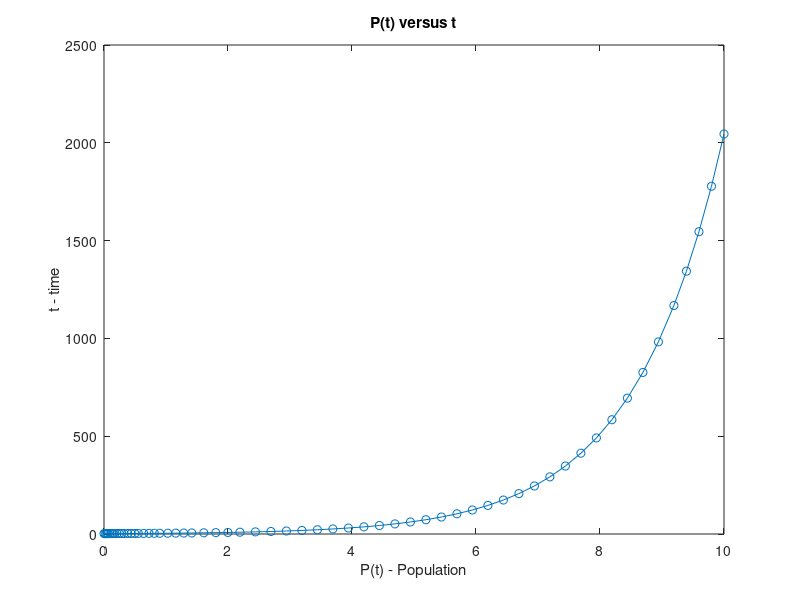
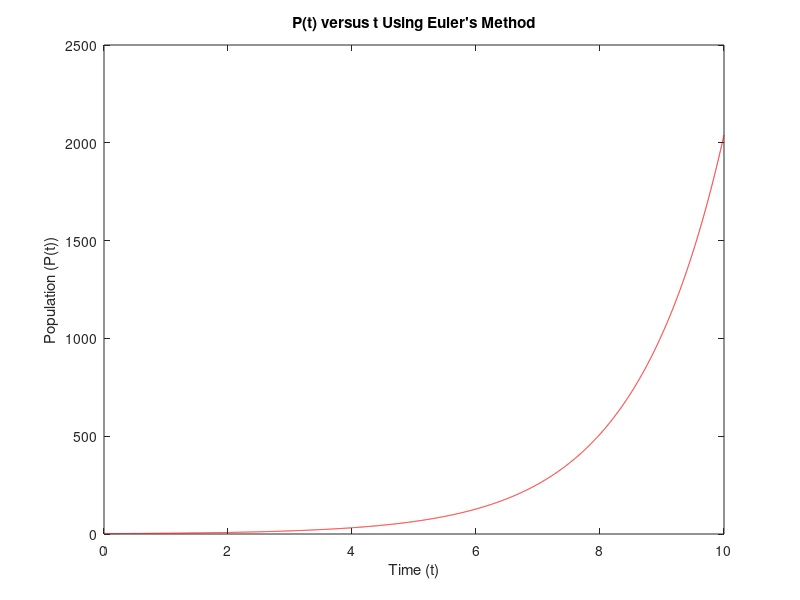

The MATLAB source for these figures, in order:
%{
MATH 245 MATLAB 2 PART 1
_____________________
Jerom Jothiprakasam
jothipra@usc.edu

Natalia Hopper
nhopper@usc.edu
_______________________________________
Revision History
Date            Changes             Programmer
---------------------------------------------------------
1/30/2025      Original         Jerom Jothiprakasam
2/1/2025       Q1,part(A)         Natalia Hopper
2/1/2025       Q1,part(B)       Jerom Jothiprakasam
%}

clc;
clear;

%% part (a)

tSpan = [0 10]; % Time interval [0, 10]
y0 = 2; % Initial Population
r =  0.693; % Reproductive Rate
[t,y] = ode45(@(t,y) r*y, tSpan, y0); % Solves the ODE as t v. y

figure;
plot(t,y,'-o'); % Plots the ODE solution, adds circles at points on graph

% Add graph axis labels
xlabel('P(t) - Population');
ylabel('t - time');
title('P(t) versus t');

%% part (b)

h = 0.001;               % Time Step
tFinal = 10;             % Final Time
timeVector = 0:h:tFinal; % Time Inputs
N = length(timeVector);  % Number of Time Steps

P = zeros(1, N);
P(1) = y0;               % Initial condition

for i = 1:N-1
    P(i+1) = P(i) + h * r * P(i);
end

figure;
plot(timeVector, P, 'r-');
xlabel('Time (t)');
ylabel('Population (P(t))');
title('P(t) versus t Using Euler''s Method');